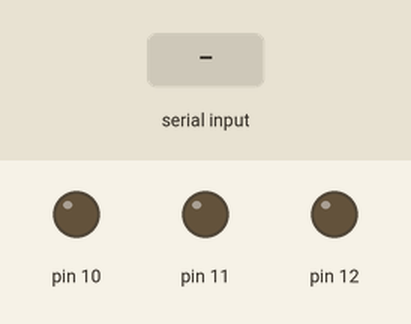
This sketch was run on a simulated Arduino Uno, built with avr-gcc and run on an emulated ATmega328P. Shown: output pins drawn as LEDs (lit = HIGH). The test bench sets the inputs (shaded band).

Above: at 1.2 s.
1.3 s: "A" received over Serial
At 2.7 s:
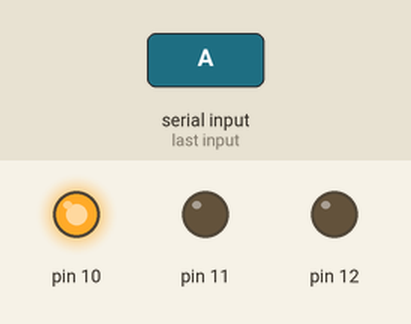
4.3 s: "B" received over Serial
At 6.1 s:
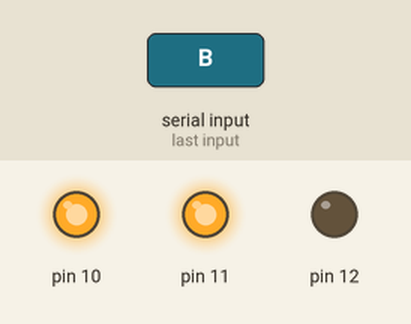
At 13.0 s:
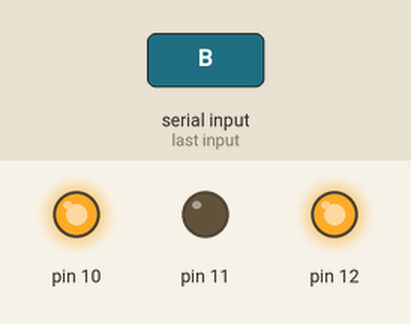
Timing chart, 0 to 16.3 s (numbered marks = the images above; inputs shaded):
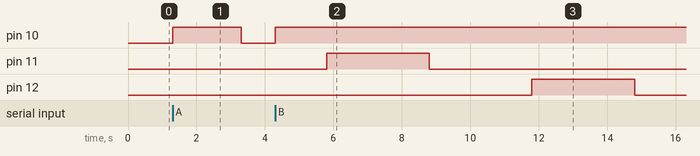

The sketch:

Commanduino.ino
```cpp
#include "Relay.h" //The library used to command the relay(s). Be careful about its path.

Relay strikeRelay(10); //The pin 10 have to command the door strike relay.
Relay doorRelay1(11); //The pin 11 have to command the door opening relay.
Relay doorRelay2(12); //The pin 11 have to command the door closing relay.

void setup(){
    Serial.begin(9600);
};

void loop(){
    char order = (char)Serial.read();

    if(order == 'A'){
        unlockDoor();
    };
    if(order == 'B'){
        openDoor();
    };
};

void unlockDoor(){ //This one commands a door strike in order to unlock the door.
    strikeRelay.on();
    delay(2000); //I used delays for the initial test, but I'll replace them with end of stroke sensors in a later version.
    strikeRelay.off();
};

void openDoor(){ //Same goal + also opens the door once it's unlocked, then we close it before locking back the strike.
    strikeRelay.on();
    delay(1500); //I used delays for the initial test, but I'll replace them with end of stroke sensors in a later version.
    doorRelay1.on();
    delay(3000); //I used delays for the initial test, but I'll replace them with end of stroke sensors in a later version.
    doorRelay1.off();
    delay(3000); //I used delays for the initial test, but I'll replace them with end of stroke sensors in a later version.
    doorRelay2.on();
    delay(3000); //I used delays for the initial test, but I'll replace them with end of stroke sensors in a later version.
    doorRelay2.off();
    delay(1500); //I used delays for the initial test, but I'll replace them with end of stroke sensors in a later version.
    strikeRelay.off();
};
```

Measured:
- after the input at 1.3 s, pin 10: LOW → HIGH at once, → LOW 2.0 s later
- after the input at 4.3 s, pin 10: LOW → HIGH at once; pin 11: LOW → HIGH after 1.5 s, → LOW 3.0 s later; pin 12: LOW → HIGH after 7.5 s, → LOW 3.0 s later
